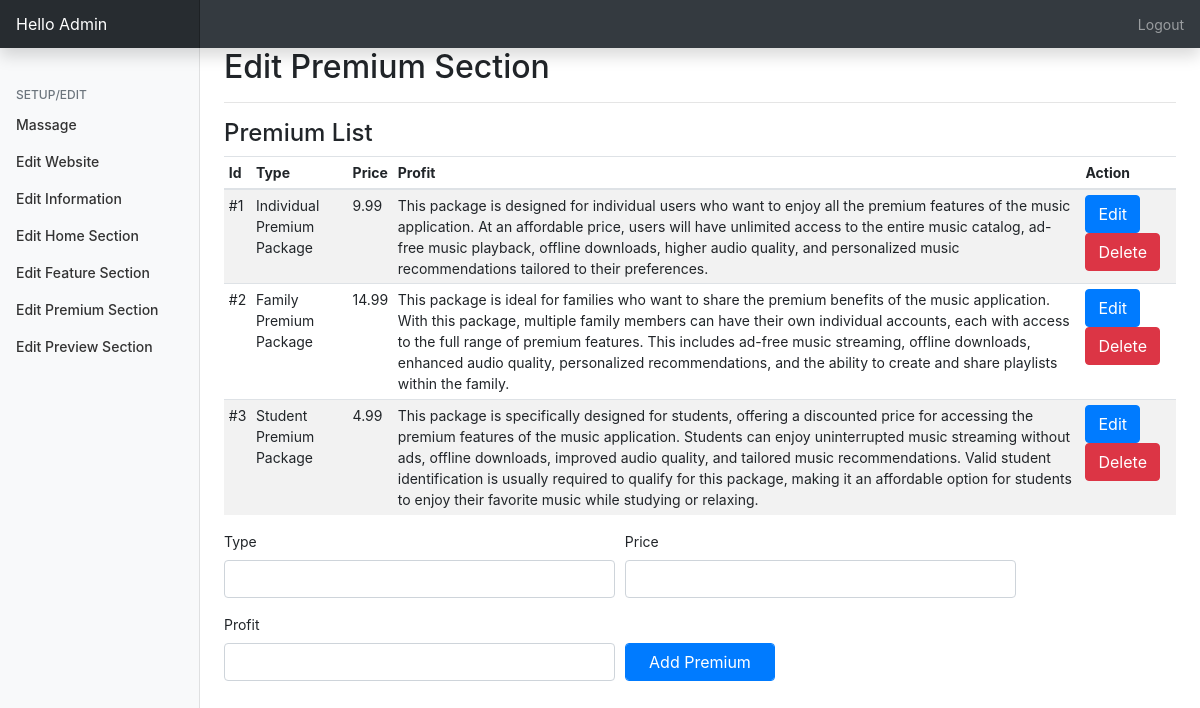
/admin/?editpremium=true (signed in), run on the app's committed database.
### tables this page shows
CREATE TABLE `premium_option` (
  `id` int(11) NOT NULL,
  `types` varchar(250) NOT NULL,
  `price` varchar(250) NOT NULL,
  `profit` text NOT NULL
);

### admin/php/premium.php (the view, shortened to what this page needs)
<h2>Edit Premium Section</h2>
<hr>
<h4 id="premium_optionsection">Premium List</h4>
<table class="table table-striped table-sm">
    <thead>
        <tr>
            <th>Id</th>
            <th>Type</th>
            <th>Price</th>
            <th>Profit</th>
            <th>Action</th>
        </tr>
    </thead>
    <tbody>
        <?php
$query2="SELECT * FROM premium_option";
$queryrun2=mysqli_query($db,$query2);
$count=1;
while($data2=mysqli_fetch_array($queryrun2)){
    ?>
        <tr>
            <td>#<?=$count?></td>
            <td><?=$data2['types']?></td>
            <td><?=$data2['price']?></td>
            <td><?=$data2['profit']?></td>
            <td>
                <button
                    type="button"
                    class="btn btn-primary"
                    data-toggle="modal"
                    data-target="#modal<?=$data2['id']?>">
                    Edit
                </button>
                <a href="php/supdate.php?del=<?=$data2['id']?>">
                    <button
                        type="button"
                        class="btn btn-danger"
                        data-toggle="modal"
                        data-target="#exampleModal">
                        Delete
                    </button>
                </a>
            </td>
        </tr>
        <?php $count++;
} ?>
    </tbody>
</table>
<form action="php/supdate.php" method="post">
    <div class="form-row">
        <div class="form-group col-md-5">
            <label for="types">Type</label>
            <input
                type="text"
                name="types"
                class="form-control"
                id="types"
                placeholder=""
                required="required">
        </div>
        <div class="form-group col-md-5">
            <label for="price">Price</label>
            <input
                type="text"
                name="price"
                class="form-control"
                id="price"
                placeholder=""
                required="required">
        </div>
        <div class="form-group col-md-5">
            <label for="profit">Profit</label>
            <input
                type="text"
                name="profit"
                class="form-control"
                id="profit"
                placeholder=""
                required="required">
        </div>
        <div class="form-group col-md-2">
            <label class="text-white">Submit</label>
            <input
                type="submit"
                name="addskill"
                class="btn btn-primary form-control"
                value="Add Premium">
        </div>
    </div>
</form>

### admin/css/dashboard.css (style rules this page uses)
body { font-size: .875rem; }

### data on the page
premium_option: types "Individual Premium Package", price "9.99", profit "This package is designed for individual users who want to enjoy all the premium features of the music application. At an affordable price, users will have unlimited access to the entire music catalog, ad-free music playback, offline downloads, higher audio quality, and personalized music recommendations tailored to their preferences."
premium_option: types "Family Premium Package", price "14.99", profit "This package is ideal for families who want to share the premium benefits of the music application. With this package, multiple family members can have their own individual accounts, each with access to the full range of premium features. This includes ad-free music streaming, offline downloads, enhanced audio quality, personalized recommendations, and the ability to create and share playlists within the family."
premium_option: types "Student Premium Package", price "4.99", profit "This package is specifically designed for students, offering a discounted price for accessing the premium features of the music application. Students can enjoy uninterrupted music streaming without ads, offline downloads, improved audio quality, and tailored music recommendations. Valid student identification is usually required to qualify for this package, making it an affordable option for students to enjoy their favorite music while studying or relaxing."

### other printed values
$_SESSION['username'] "Admin"
